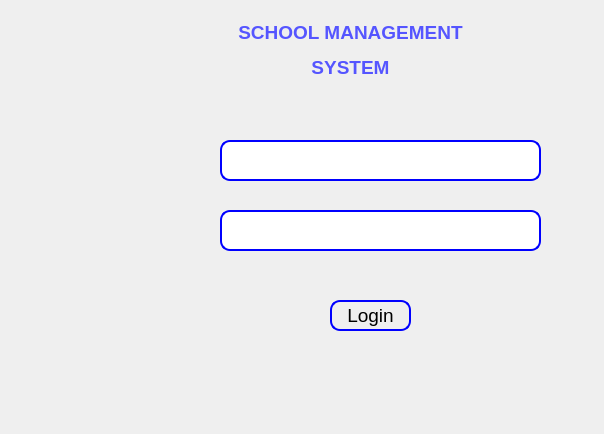
<?xml version="1.0" encoding="UTF-8"?>
<ui version="4.0">
 <class>Admin</class>
 <widget class="QDialog" name="Admin">
  <property name="geometry">
   <rect>
    <x>0</x>
    <y>0</y>
    <width>604</width>
    <height>434</height>
   </rect>
  </property>
  <property name="windowTitle">
   <string>Dialog</string>
  </property>
  <property name="styleSheet">
   <string notr="true">backgroud-color:(rgba(255,255,255,255));</string>
  </property>
  <widget class="QLabel" name="label">
   <property name="geometry">
    <rect>
     <x>130</x>
     <y>20</y>
     <width>441</width>
     <height>61</height>
    </rect>
   </property>
   <property name="text">
    <string>&lt;html&gt;&lt;head/&gt;&lt;body&gt;&lt;p align=&quot;center&quot;&gt;&lt;span style=&quot; font-size:14pt; font-weight:700; color:#5555ff;&quot;&gt;SCHOOL MANAGEMENT&lt;/span&gt;&lt;/p&gt;&lt;p align=&quot;center&quot;&gt;&lt;span style=&quot; font-size:14pt; font-weight:700; color:#5555ff;&quot;&gt;SYSTEM&lt;/span&gt;&lt;/p&gt;&lt;/body&gt;&lt;/html&gt;</string>
   </property>
  </widget>
  <widget class="QLineEdit" name="username">
   <property name="geometry">
    <rect>
     <x>220</x>
     <y>140</y>
     <width>321</width>
     <height>41</height>
    </rect>
   </property>
   <property name="styleSheet">
    <string notr="true">#username{
border: 2px solid blue;
border-radius: 10px;
  image: url(:/images/images/userprof.png); 
 image-position: right;


}



 

</string>
   </property>
   <property name="echoMode">
    <enum>QLineEdit::EchoMode::Normal</enum>
   </property>
  </widget>
  <widget class="QLineEdit" name="password">
   <property name="geometry">
    <rect>
     <x>220</x>
     <y>210</y>
     <width>321</width>
     <height>41</height>
    </rect>
   </property>
   <property name="styleSheet">
    <string notr="true">#password{
border: 2px solid blue;
border-radius: 10px;
image: url(:/images/images/security-icon-7.png);
 image-position: right; 
}</string>
   </property>
   <property name="echoMode">
    <enum>QLineEdit::EchoMode::Password</enum>
   </property>
  </widget>
  <widget class="QPushButton" name="login">
   <property name="geometry">
    <rect>
     <x>330</x>
     <y>300</y>
     <width>81</width>
     <height>31</height>
    </rect>
   </property>
   <property name="font">
    <font>
     <pointsize>14</pointsize>
    </font>
   </property>
   <property name="styleSheet">
    <string notr="true">#login{
border: 2px solid blue;
border-radius: 10px;
}

#login:hover{
	background-color: #074e8c;

}</string>
   </property>
   <property name="text">
    <string>Login</string>
   </property>
  </widget>
  <widget class="QLabel" name="label_4">
   <property name="geometry">
    <rect>
     <x>10</x>
     <y>60</y>
     <width>191</width>
     <height>301</height>
    </rect>
   </property>
   <property name="styleSheet">
    <string notr="true">image: url(:/images/images/admin.png);</string>
   </property>
   <property name="text">
    <string/>
   </property>
  </widget>
 </widget>
 <resources/>
 <connections/>
</ui>
